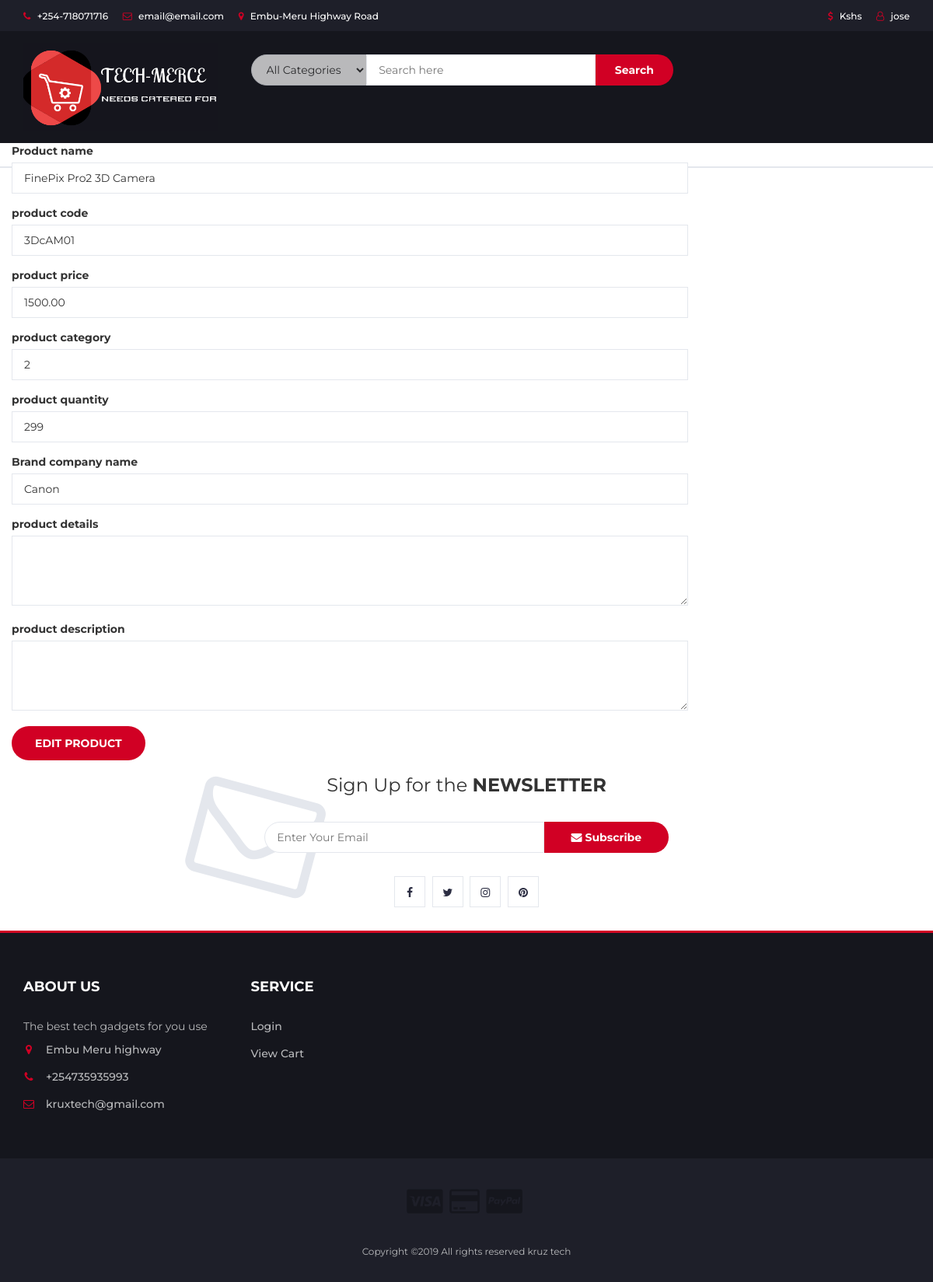
The page /product_edit.php?id=1 (signed in) on the database its author committed.
### tables this page shows
CREATE TABLE `tblproduct` (
  `id` int(8) NOT NULL,
  `name` varchar(255) NOT NULL,
  `code` varchar(255) NOT NULL,
  `image` text NOT NULL,
  `price` double(10,2) NOT NULL,
  `category` int(11) NOT NULL,
  `quantity` int(11) NOT NULL,
  `company` text NOT NULL,
  `details` text NOT NULL,
  `description` text NOT NULL,
  `image1` text NOT NULL,
  `image2` text NOT NULL,
  `image3` text NOT NULL,
  `image4` text NOT NULL
);

### product_edit.php (the view, shortened to what this page needs)
<?php
include_once 'includes/header2.php';
?>
<?php
if (isset($_GET['id'])) {
	$id=$_GET['id'];
$result=$conn->query("SELECT * FROM tblproduct WHERE id='$id' ");
        	while($product_array=$result->fetch()){
	echo '
<div class="col-md-9">
<form action="try.php" method="post" enctype="multipart/form-data" >
	<div class="form-group ">
	<label>Product name</label>
		<input class="input" type="text" name="name" value="'. $product_array["name"].'" placeholder="name of product" >
	</div>
	<div class="form-group">
	<label>product code</label>
		<input class="input" type="text" name="code" value="'. $product_array["code"].'" placeholder="Product unique code " >
	</div>
	<div class="form-group">
	<label>product price</label>
		<input class="input" type="number" name="price" value="'. $product_array["price"].'" placeholder="Product price" >
	</div>
	<div class="form-group">
	<label>product category</label>
		<input class="input" type="number" name="category" value="'. $product_array["category"].'" placeholder="product category" >
	</div>
	<div class="form-group">
	<label>product quantity</label>
		<input class="input" type="number" name="quantity" value="'. $product_array["quantity"].'" placeholder="quantity of product in stock" >
	</div>
	<div class="form-group">
	<label>Brand company name</label>
		<input class="input" type="text" name="company" value="'. $product_array["company"].'" placeholder="product brand Company" >
	</div>
	<div class="form-group">
	<label>product details</label>
		<textarea class="input" name="details" placeholder="details of the product" cols="70" rows="50" >
			'. $product_array["details"].'
		</textarea>
	</div>
	<div class="form-group">
	<label>product description</label>
		<textarea class="input" name="description" placeholder="description of the product" cols="70" rows="50" >
			'. $product_array["description"].'
		</textarea>
	</div>
	<div class="form-group">
	<input class="primary-btn order-submit" type="submit" name="add_products"  value="Edit product">
	</div>
</form>
</div>
	';
}
}
?>
<?php
include_once 'includes/footer.php';
?>

### css/style.css (style rules this page uses)
body { font-family: 'Montserrat', sans-serif; font-weight: 400; color: #333; }
.primary-btn { display: inline-block; padding: 12px 30px; background-color: #D10024; border: none; border-radius: 40px; color: #FFF; text-transform: uppercase; font-weight: 700; text-align: center; -webkit-transition: 0.2s all; transition: 0.2s all; }
.input { height: 40px; padding: 0px 15px; border: 1px solid #E4E7ED; background-color: #FFF; width: 100%; }
textarea.input { padding: 15px; min-height: 90px; }

### rows shown on the page
tblproduct: name "FinePix Pro2 3D Camera", code "3DcAM01", price "1500.00", category "2", quantity "299", company "Canon"

### other values the page prints
$_SESSION["username"] "jose"
